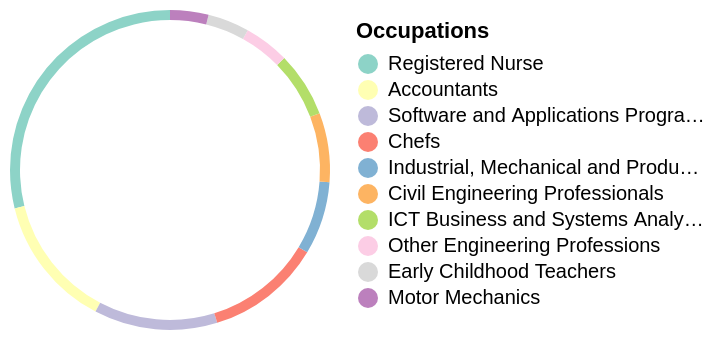

Express this chart as Vega-Lite.
### Vega-Lite specification from a JSON file in a GitHub repository (floating-point values rounded to 4 significant figures)
{"$schema": "https://vega.github.io/schema/vega-lite/v6.json", "description": "Top 10 Migrant Occupations in Australia 2023-24", "width": 150, "height": 150, "data": {"values": [{"category": "Registered Nurse", "value": 9813}, {"category": "Accountants", "value": 4570}, {"category": "Software and Applications Programmer", "value": 4243}, {"category": "Chefs", "value": 3957}, {"category": "Industrial, Mechanical and Production Engineers", "value": 2509}, {"category": "Civil Engineering Professionals", "value": 2380}, {"category": "ICT Business and Systems Analysts", "value": 2232}, {"category": "Other Engineering Professions", "value": 1556}, {"category": "Early Childhood Teachers", "value": 1429}, {"category": "Motor Mechanics", "value": 1319}]}, "layer": [{"mark": {"type": "arc", "innerRadius": 80}, "encoding": {"theta": {"field": "value", "type": "quantitative"}, "color": {"field": "category", "type": "nominal", "scale": {"domain": ["Registered Nurse", "Accountants", "Software and Applications Programmer", "Chefs", "Industrial, Mechanical and Production Engineers", "Civil Engineering Professionals", "ICT Business and Systems Analysts", "Other Engineering Professions", "Early Childhood Teachers", "Motor Mechanics"], "range": ["#8dd3c7", "#ffffb3", "#bebada", "#fb8072", "#80b1d3", "#fdb462", "#b3de69", "#fccde5", "#d9d9d9", "#bc80bd"]}, "legend": {"title": "Occupations"}}, "tooltip": [{"field": "category", "type": "nominal", "title": "Occupantion"}, {"field": "value", "type": "quantitative", "aggregate": "sum", "title": "Occupants", "format": ","}]}}], "config": {}}
